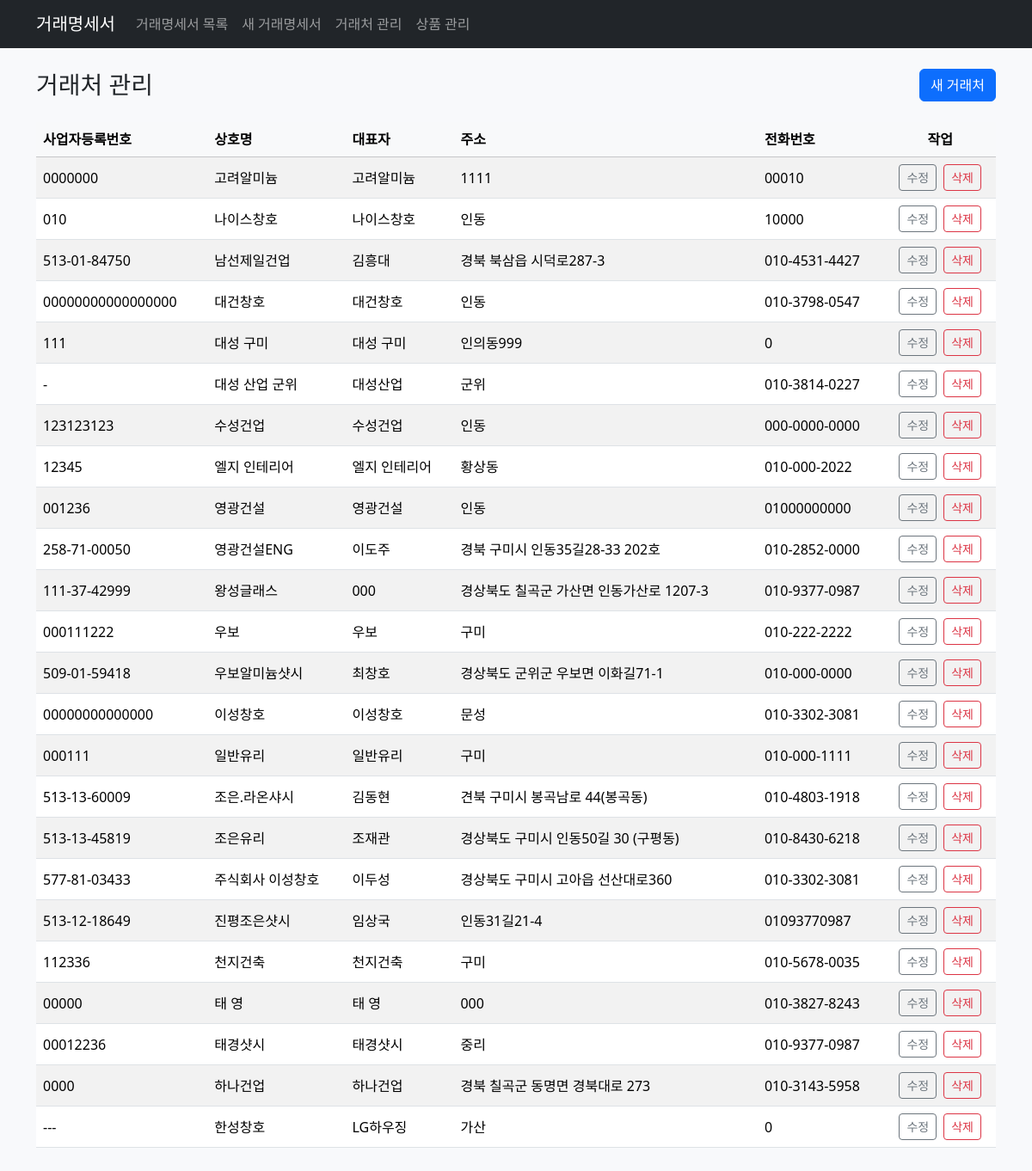
The app's page /customers/ with its own data.
### tables this page shows
CREATE TABLE customers (
            business_id TEXT PRIMARY KEY,
            company_name TEXT NOT NULL,
            representative TEXT NOT NULL,
            address TEXT NOT NULL,
            phone TEXT NOT NULL
        );

### webapp/customers.py (the view)
@bp.route("/")
def index():
    rows = fetch_all(
        "SELECT business_id, company_name, representative, address, phone FROM customers ORDER BY company_name"
    )
    customers = [_row_to_customer(row) for row in rows]
    return render_template("customers/index.html", customers=customers)

### webapp/customers.py (called while the page is built)
def _row_to_customer(row: Any) -> dict[str, Any]:
    return {
        "business_id": row["business_id"],
        "company_name": row["company_name"],
        "representative": row["representative"],
        "address": row["address"],
        "phone": row["phone"],
    }

### webapp/db.py (called while the page is built)
def _connect() -> sqlite3.Connection:
    conn = sqlite3.connect(DB_PATH)
    conn.row_factory = sqlite3.Row
    return conn

@contextmanager
def get_db() -> Iterable[sqlite3.Connection]:
    conn = _connect()
    try:
        yield conn
    finally:
        conn.close()

def fetch_all(query: str, params: Iterable[Any] | None = None) -> list[sqlite3.Row]:
    with get_db() as conn:
        cur = conn.execute(query, params or [])
        return cur.fetchall()

### webapp/templates/customers/index.html (shortened to what this page needs)
{% extends "layout.html" %}
{% block content %}
<div class="d-flex justify-content-between align-items-center mb-4">
  <h1 class="h3 mb-0">거래처 관리</h1>
  <a class="btn btn-primary" href="{{ url_for('customers.create') }}">새 거래처</a>
</div>
<div class="table-responsive">
  <table class="table table-striped align-middle">
    <thead class="table-light">
      <tr>
        <th scope="col">사업자등록번호</th>
        <th scope="col">상호명</th>
        <th scope="col">대표자</th>
        <th scope="col">주소</th>
        <th scope="col">전화번호</th>
        <th scope="col" class="text-center">작업</th>
      </tr>
    </thead>
    <tbody>
      {% if customers %}
        {% for customer in customers %}
          <tr>
            <td>{{ customer.business_id }}</td>
            <td>{{ customer.company_name }}</td>
            <td>{{ customer.representative }}</td>
            <td>{{ customer.address }}</td>
            <td>{{ customer.phone }}</td>
            <td class="text-center">
              <div class="d-inline-flex gap-2">
                <a class="btn btn-outline-secondary btn-sm" href="{{ url_for('customers.edit', business_id=customer.business_id) }}">수정</a>
                <form method="post" action="{{ url_for('customers.delete', business_id=customer.business_id) }}" onsubmit="return confirm('정말 삭제하시겠습니까?');">
                  <button class="btn btn-outline-danger btn-sm" type="submit">삭제</button>
                </form>
              </div>
            </td>
          </tr>
        {% endfor %}
      {% else %}
        <tr>
          <td class="text-center" colspan="6">등록된 거래처가 없습니다.</td>
        </tr>
      {% endif %}
    </tbody>
  </table>
</div>
{% endblock %}

### webapp/templates/layout.html (shortened to what this page needs)
<!doctype html>
<html lang="ko">
<head>
  <link rel="stylesheet" href="https://cdn.jsdelivr.net/npm/bootstrap@5.3.3/dist/css/bootstrap.min.css">
  <link rel="stylesheet" href="{{ url_for('static', filename='css/app.css') }}">
</head>
<body>
  <nav class="navbar navbar-expand-lg navbar-dark bg-dark">
    <div class="container">
      <a class="navbar-brand" href="{{ url_for('transactions.index') }}">거래명세서</a>
      <div class="collapse navbar-collapse" id="navContent">
        <ul class="navbar-nav me-auto mb-2 mb-lg-0">
          <li class="nav-item"><a class="nav-link" href="{{ url_for('transactions.index') }}">거래명세서 목록</a></li>
          <li class="nav-item"><a class="nav-link" href="{{ url_for('transactions.create_transaction') }}">새 거래명세서</a></li>
          <li class="nav-item"><a class="nav-link" href="{{ url_for('customers.index') }}">거래처 관리</a></li>
          <li class="nav-item"><a class="nav-link" href="{{ url_for('products.index') }}">상품 관리</a></li>
        </ul>
      </div>
    </div>
  </nav>
  <main class="container py-4">
    {% block content %}{% endblock %}
  </main>
</body>
</html>

### webapp/static/css/app.css (style rules this page uses)
body { background-color: #f8f9fb; }
main { min-height: 70vh; }
.table td, .table th { vertical-align: middle; }

### records on screen
customers: business_id "0000000", company_name "고려알미늄", representative "고려알미늄", address "1111", phone "00010"
customers: business_id "010", company_name "나이스창호", representative "나이스창호", address "인동", phone "10000"
customers: business_id "513-01-84750", company_name "남선제일건업", representative "김흥대", address "경북 북삼읍 시덕로287-3", phone "010-4531-4427"
customers: business_id "00000000000000000", company_name "대건창호", representative "대건창호", address "인동", phone "010-3798-0547"
customers: business_id "111", company_name "대성 구미", representative "대성 구미", address "인의동999", phone "0"
customers: business_id "-", company_name "대성 산업 군위", representative "대성산업", address "군위", phone "010-3814-0227"
customers: business_id "123123123", company_name "수성건업", representative "수성건업", address "인동", phone "000-0000-0000"
customers: business_id "12345", company_name "엘지 인테리어", representative "엘지 인테리어", address "황상동", phone "010-000-2022"
customers: business_id "001236", company_name "영광건설", representative "영광건설", address "인동", phone "01000000000"
customers: business_id "258-71-00050", company_name "영광건설ENG", representative "이도주", address "경북 구미시 인동35길28-33 202호", phone "010-2852-0000"
customers: business_id "111-37-42999", company_name "왕성글래스", representative "000", address "경상북도 칠곡군 가산면 인동가산로 1207-3", phone "010-9377-0987"
customers: business_id "000111222", company_name "우보", representative "우보", address "구미", phone "010-222-2222"
customers: business_id "509-01-59418", company_name "우보알미늄샷시", representative "최창호", address "경상북도 군위군 우보면 이화길71-1", phone "010-000-0000"
customers: business_id "00000000000000", company_name "이성창호", representative "이성창호", address "문성", phone "010-3302-3081"
customers: business_id "000111", company_name "일반유리", representative "일반유리", address "구미", phone "010-000-1111"
customers: business_id "513-13-60009", company_name "조은.라온샤시", representative "김동현", address "견북 구미시 봉곡남로 44(봉곡동)", phone "010-4803-1918"
customers: business_id "513-13-45819", company_name "조은유리", representative "조재관", address "경상북도 구미시 인동50길 30 (구평동)", phone "010-8430-6218"
customers: business_id "577-81-03433", company_name "주식회사 이성창호", representative "이두성", address "경상북도 구미시 고아읍 선산대로360", phone "010-3302-3081"
customers: business_id "513-12-18649", company_name "진평조은샷시", representative "임상국", address "인동31길21-4", phone "01093770987"
customers: business_id "112336", company_name "천지건축", representative "천지건축", address "구미", phone "010-5678-0035"
customers: business_id "00000", company_name "태 영", representative "태 영", address "000", phone "010-3827-8243"
customers: business_id "00012236", company_name "태경샷시", representative "태경샷시", address "중리", phone "010-9377-0987"
customers: business_id "0000", company_name "하나건업", representative "하나건업", address "경북 칠곡군 동명면 경북대로 273", phone "010-3143-5958"
customers: business_id "---", company_name "한성창호", representative "LG하우징", address "가산", phone "0"
